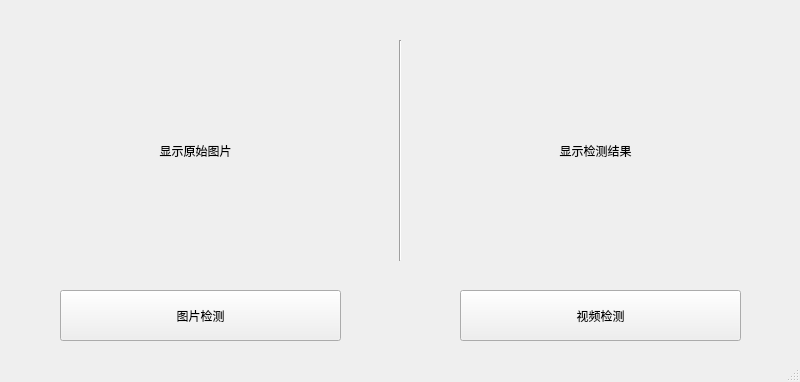
<?xml version="1.0" encoding="UTF-8"?>
<ui version="4.0">
 <class>MainWindow</class>
 <widget class="QMainWindow" name="MainWindow">
  <property name="geometry">
   <rect>
    <x>0</x>
    <y>0</y>
    <width>800</width>
    <height>382</height>
   </rect>
  </property>
  <property name="windowTitle">
   <string>MainWindow</string>
  </property>
  <widget class="QWidget" name="centralwidget">
   <widget class="QLabel" name="input">
    <property name="geometry">
     <rect>
      <x>40</x>
      <y>40</y>
      <width>311</width>
      <height>221</height>
     </rect>
    </property>
    <property name="text">
     <string>显示原始图片</string>
    </property>
    <property name="scaledContents">
     <bool>true</bool>
    </property>
    <property name="alignment">
     <set>Qt::AlignmentFlag::AlignCenter</set>
    </property>
   </widget>
   <widget class="QLabel" name="output">
    <property name="geometry">
     <rect>
      <x>440</x>
      <y>40</y>
      <width>311</width>
      <height>221</height>
     </rect>
    </property>
    <property name="text">
     <string>显示检测结果</string>
    </property>
    <property name="scaledContents">
     <bool>true</bool>
    </property>
    <property name="alignment">
     <set>Qt::AlignmentFlag::AlignCenter</set>
    </property>
   </widget>
   <widget class="Line" name="line">
    <property name="geometry">
     <rect>
      <x>390</x>
      <y>40</y>
      <width>20</width>
      <height>221</height>
     </rect>
    </property>
    <property name="orientation">
     <enum>Qt::Orientation::Vertical</enum>
    </property>
   </widget>
   <widget class="QPushButton" name="detect_image">
    <property name="geometry">
     <rect>
      <x>60</x>
      <y>290</y>
      <width>281</width>
      <height>51</height>
     </rect>
    </property>
    <property name="text">
     <string>图片检测</string>
    </property>
   </widget>
   <widget class="QPushButton" name="detect_video">
    <property name="geometry">
     <rect>
      <x>460</x>
      <y>290</y>
      <width>281</width>
      <height>51</height>
     </rect>
    </property>
    <property name="text">
     <string>视频检测</string>
    </property>
   </widget>
  </widget>
  <widget class="QStatusBar" name="statusbar"/>
 </widget>
 <resources/>
 <connections/>
</ui>
